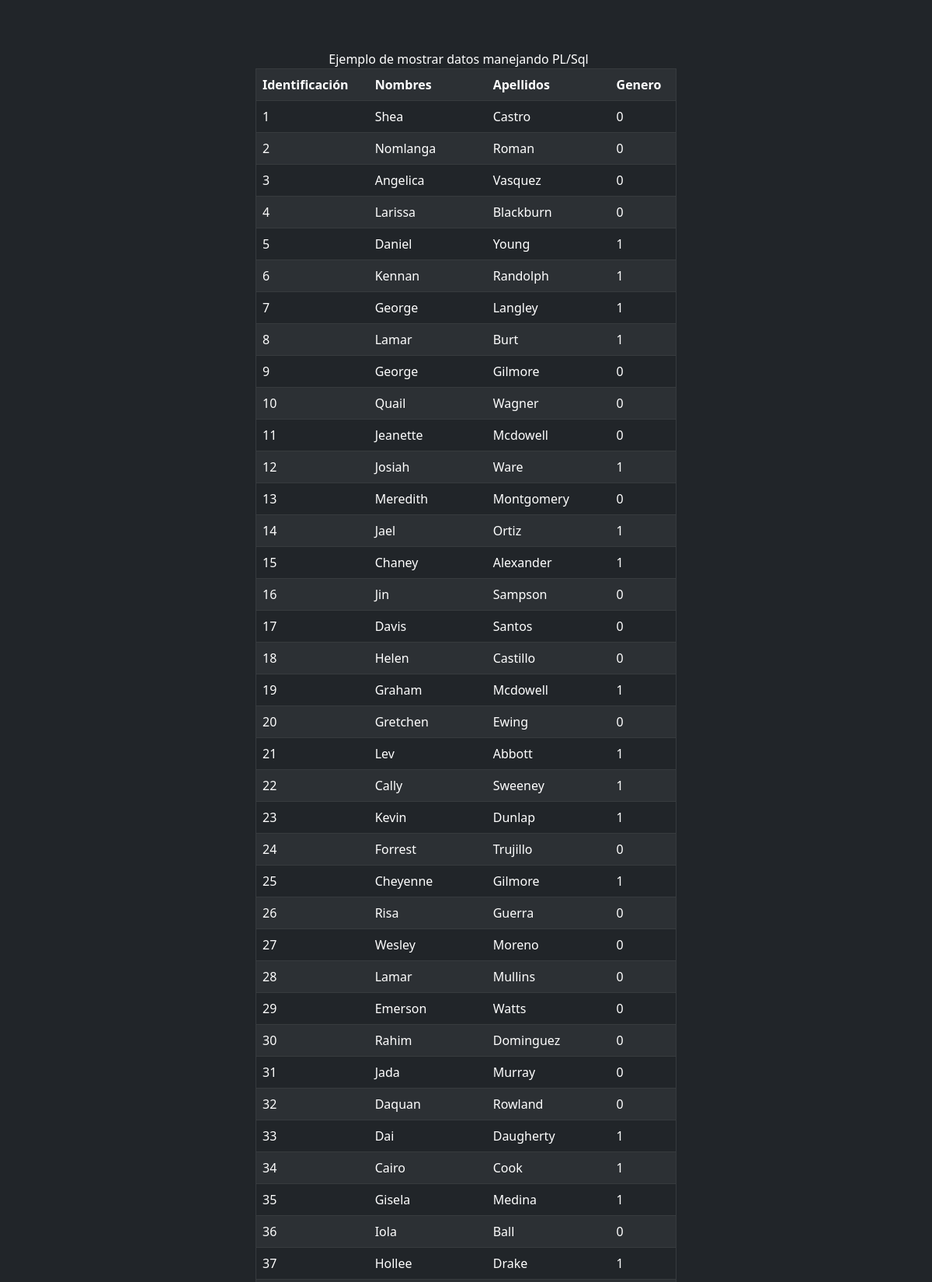
The app's page /mostrar.php (signed in, upper part) with its own data.
### tables this page shows
CREATE TABLE `tb_ejemplo` (
  `id` mediumint(8) UNSIGNED NOT NULL,
  `nombre` varchar(255) DEFAULT NULL,
  `apellido` varchar(255) DEFAULT NULL,
  `genero` varchar(255) DEFAULT NULL
);

### mostrar.php (the view, shortened to what this page needs)
<!DOCTYPE html>
<html lang="es">
<head>
    <link rel="stylesheet" href="css/bootstrap.min.css">
</head>
<body class="p-3 my-3 bg-dark text-white">
<div class="container p-3 my-3 bg-dark text-white">
    <div class="row">
        <div class="col-sm-4"></div>
        <div class="col-sm-4">Ejemplo de mostrar datos manejando PL/Sql</div><br>
        <div class="col-sm-4"></div>
    </div>
    <div class="row">
        <div class="col-sm-3"></div>
        <div class="col-sm-6">
            <?php
                include_once "conexion.php";
                $sql="select * from tb_ejemplo";
                $resultado=$conexion->query($sql);
                echo "<table  border='1' class='table table-dark table-striped'><tr><th>Identificación</th><th>Nombres</th><th>Apellidos</th><th>Genero</th></tr>";
                while($fila=mysqli_fetch_array($resultado))
                {
                    echo "<tr><td>".$fila[0]."</td><td>".$fila[1]."</td><td>".$fila[2]."</td><td>".$fila[3]."</td></tr>";
                }
                echo "</table>";
            ?>
        </div>
        <div class="col-sm-3"></div>
    </div>
</div>
</body>
</html>

### records on screen
tb_ejemplo: id "1", nombre "Shea", apellido "Castro", genero "0"
tb_ejemplo: id "2", nombre "Nomlanga", apellido "Roman", genero "0"
tb_ejemplo: id "3", nombre "Angelica", apellido "Vasquez", genero "0"
tb_ejemplo: id "4", nombre "Larissa", apellido "Blackburn", genero "0"
tb_ejemplo: id "5", nombre "Daniel", apellido "Young", genero "1"
tb_ejemplo: id "6", nombre "Kennan", apellido "Randolph", genero "1"
tb_ejemplo: id "7", nombre "George", apellido "Langley", genero "1"
tb_ejemplo: id "8", nombre "Lamar", apellido "Burt", genero "1"
tb_ejemplo: id "9", nombre "George", apellido "Gilmore", genero "0"
tb_ejemplo: id "10", nombre "Quail", apellido "Wagner", genero "0"
tb_ejemplo: id "11", nombre "Jeanette", apellido "Mcdowell", genero "0"
tb_ejemplo: id "12", nombre "Josiah", apellido "Ware", genero "1"
tb_ejemplo: id "13", nombre "Meredith", apellido "Montgomery", genero "0"
tb_ejemplo: id "14", nombre "Jael", apellido "Ortiz", genero "1"
tb_ejemplo: id "15", nombre "Chaney", apellido "Alexander", genero "1"
tb_ejemplo: id "16", nombre "Jin", apellido "Sampson", genero "0"
tb_ejemplo: id "17", nombre "Davis", apellido "Santos", genero "0"
tb_ejemplo: id "18", nombre "Helen", apellido "Castillo", genero "0"
tb_ejemplo: id "19", nombre "Graham", apellido "Mcdowell", genero "1"
tb_ejemplo: id "20", nombre "Gretchen", apellido "Ewing", genero "0"
tb_ejemplo: id "21", nombre "Lev", apellido "Abbott", genero "1"
tb_ejemplo: id "22", nombre "Cally", apellido "Sweeney", genero "1"
tb_ejemplo: id "23", nombre "Kevin", apellido "Dunlap", genero "1"
tb_ejemplo: id "24", nombre "Forrest", apellido "Trujillo", genero "0"
tb_ejemplo: id "25", nombre "Cheyenne", apellido "Gilmore", genero "1"
tb_ejemplo: id "26", nombre "Risa", apellido "Guerra", genero "0"
tb_ejemplo: id "27", nombre "Wesley", apellido "Moreno", genero "0"
tb_ejemplo: id "28", nombre "Lamar", apellido "Mullins", genero "0"
tb_ejemplo: id "29", nombre "Emerson", apellido "Watts", genero "0"
tb_ejemplo: id "30", nombre "Rahim", apellido "Dominguez", genero "0"
tb_ejemplo: id "31", nombre "Jada", apellido "Murray", genero "0"
tb_ejemplo: id "32", nombre "Daquan", apellido "Rowland", genero "0"
tb_ejemplo: id "33", nombre "Dai", apellido "Daugherty", genero "1"
tb_ejemplo: id "34", nombre "Cairo", apellido "Cook", genero "1"
tb_ejemplo: id "35", nombre "Gisela", apellido "Medina", genero "1"
tb_ejemplo: id "36", nombre "Iola", apellido "Ball", genero "0"
tb_ejemplo: id "37", nombre "Hollee", apellido "Drake", genero "1"
